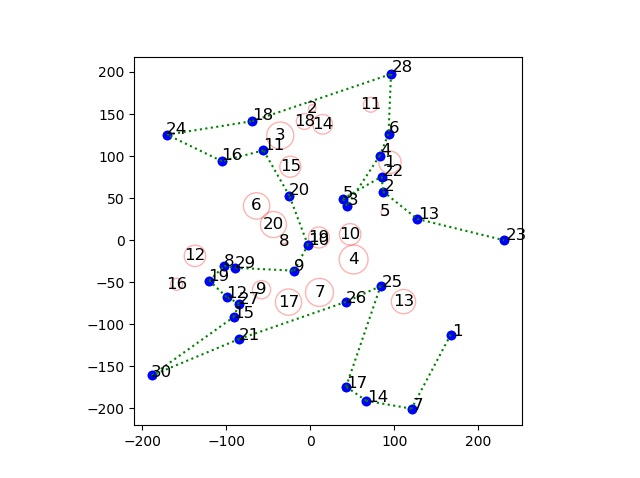

Write Python code to recreate this figure.
import numpy as np
import pandas as pd
from matplotlib import pyplot as plt


def data_init():
    spreadsheet_file = pd.ExcelFile('data.xlsx')
    worksheets = spreadsheet_file.sheet_names
    island_coordinates = []
    island_numbers = []
    locationDF = pd.read_excel('data.xlsx', sheet_name="Locations", header=None, skiprows=1)
    for index, row in locationDF.iterrows():
        island_coordinates.append([row[1], row[2]])
        island_numbers.append(row[0])
    return [island_numbers, island_coordinates]


def storm_init():
    storms = []
    stormDF = pd.read_excel('data.xlsx', sheet_name="Storms", header=None, skiprows=2)
    for index, row in stormDF.iterrows():
        storms.append([row[0], row[1], row[2]])
    return storms


def main():
    island_numbers, island_coordinates = data_init()
    storms = storm_init()
    
    file = open("data.txt", "r")
    optimum_route_string = file.readline().strip()

    route = optimum_route_string.split("->")
    optimum_route = []
    for i in range(len(route)):
        island = route[i].strip()
        island_number = island.split(" ")[1]
        optimum_route.append(int(island_number))
    
    data = np.array(island_coordinates)
    x, y = data.T
    plt.scatter(x, y)

    for i in range(len(island_coordinates)):
        x = island_coordinates[i][0]
        y = island_coordinates[i][1]
        plt.plot(x, y, 'bo')
        plt.text(x * (1 + 0.01), y * (1 + 0.01), i + 1, fontsize=12)

    for i in range(len(island_coordinates) - 1):
        # i = 0 .... n-1
        plt.plot([island_coordinates[optimum_route[i] - 1][0], island_coordinates[optimum_route[i+1] - 1][0]],
                 [island_coordinates[optimum_route[i] - 1][1], island_coordinates[optimum_route[i+1] - 1][1]], 'green', linestyle=':', marker='')

    for i in range(len(storms)):
        x = storms[i][0]
        y = storms[i][1]
        r = storms[i][2]
        circle1 = plt.Circle((x, y), r, color='r', alpha=0.3, fill=False, label="storm:" + str(i + 1))
        label = plt.annotate(i + 1, xy=(x, y), fontsize=12,
                            verticalalignment='center', horizontalalignment='center')
        plt.gcf().gca().add_artist(circle1)

    plt.gca().set_aspect('equal', adjustable='box')
    plt.draw()

    plt.show()
    plt.savefig('plot.png', dpi=100)


if __name__ == '__main__':
    main()